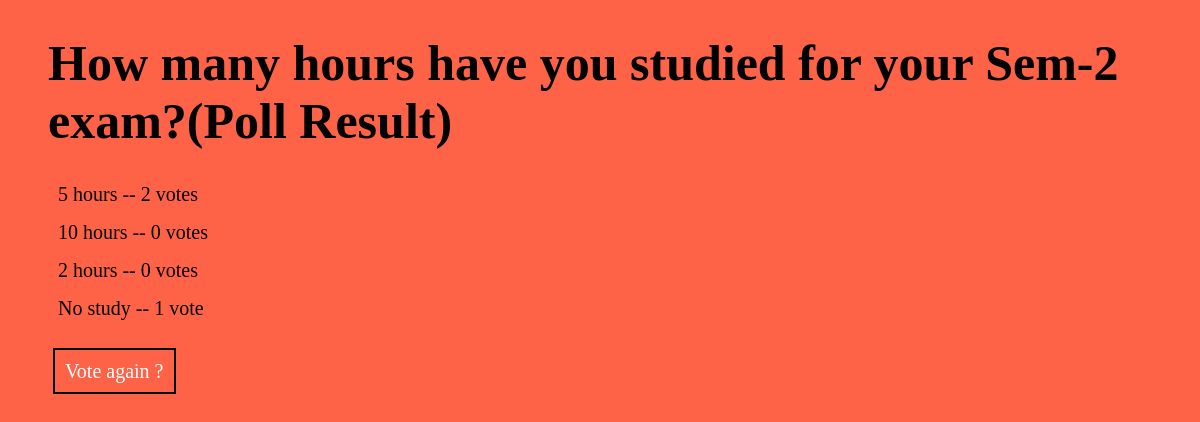
The app's page /2/results/ with its own data.
### polls/models.py (models this page shows, shortened)
class Question(models.Model):
    question_text = models.CharField(max_length=200)
    pub_text = models.DateTimeField('date published')

class Choice(models.Model):
    question = models.ForeignKey(Question, on_delete=models.CASCADE)
    choice_text = models.CharField(max_length=200)
    votes = models.IntegerField(default=0)

### polls/views.py (the view)
# urls.py: path('<int:pk>/results/', views.ResultView.as_view(), name='results'),
class ResultView(generic.DetailView):
    model = Question
    template_name = 'polls/results.html'

### polls/templates/polls/results.html (shortened to what this page needs)
<!DOCTYPE html>
<html lang="en">
<head>
    {% load static %}
    <link rel="stylesheet" type="text/css" href="{% static 'polls/detail.css'%}">
</head>
<body>
<h1 class="results_h1">{{question.question_text}}(Poll Result)</h1>
<ul class="results_ul">
    {% for choice in question.choice_set.all %}
    <li>{{ choice.choice_text}} -- {{choice.votes}} vote{{choice.votes|pluralize}}</li>
    {% endfor %}
</ul>
<a href="{% url 'polls:detail' question.id %}" class="results_a">Vote again ?</a>
</body>
</html>

### polls/static/polls/detail.css (style rules this page uses)
body { background: tomato; }
.results_h1 { font-size: 50px; margin-left: 40px; }
.results_ul { list-style-type: none; margin-bottom: 40px; }
.results_ul li { margin: 15px 10px; font-size: 20px; }
.results_a { margin: 20px 45px; text-decoration: none; font-size: 20px; color: white; border: 2px solid black; padding: 10px; }

### records on screen
Question: question_text "How many hours have you studied for your Sem-2 exam?"
Choice: choice_text "5 hours", votes "2"
Choice: choice_text "10 hours", votes "0"
Choice: choice_text "2 hours", votes "0"
Choice: choice_text "No study", votes "1"
